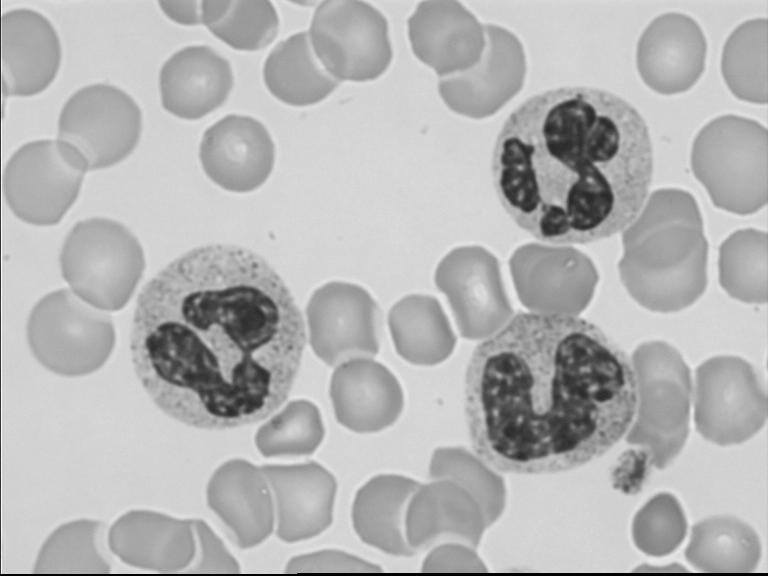
//> input picture images/pgm/Band5.pgm, 768 x 576 px
$ ./nucleus_segmentation ../images/pgm/Band5.pgm   (built with g++ and OpenCV 4)
//> lines starting //> are read from the running program, lines starting //| are printed output that depends on the picture; after the words box and inside, x2 and y2 are one past the last pixel; in counts of white or black regions, pixels touching at a corner belong together
/**
 * WBC Nucleus Semgmentation Routines
 * 04-Jun-2012
 * Murilo Adriano Vasconcelos <murilo@clever-lang.org>
 * Thiago da Silva Arruda <>
 */

#include <cv.h>
#include <cxcore.h>
#include <highgui.h>
#include <iostream>
#include <algorithm>
#include <cstdlib>
#include <vector>
#include "opencv2/imgproc/imgproc.hpp"

using namespace std;
using namespace cv;

typedef IplImage* ImageType;
typedef uint8_t PixelType;

const PixelType MAX_COLOR = 255;

/**
 * Returns a reference to the pixel (row, col) of the image
 */
PixelType& get_px(const ImageType image, int row, int col)
{
	int step = image->widthStep;
	PixelType& px = (PixelType&)(image->imageData[row * step + col]);

	return px;
}

void invert_colors(ImageType &image)
{
	int height = image->height;
	int width  = image->width;

	for (int i = 0; i < height; ++i) {
		for (int j = 0; j < width; ++j) {
			PixelType& val = get_px(image, i, j);
			val = MAX_COLOR - val;
		}
	}
}

void apply_watershed(Mat original_image, Mat image, Mat markerMask, Mat& wshed)
{

	Mat imgGray;
	Mat markers(markerMask.size(), CV_32S);

	vector< vector<Point> > contours;
    vector<Vec4i> hierarchy;

    findContours(markerMask, contours, hierarchy, CV_RETR_CCOMP,
		CV_CHAIN_APPROX_SIMPLE);

    markers = Scalar::all(0);

    cvtColor(markerMask, imgGray, CV_GRAY2BGR);

    int compCount = 0;
    for (int idx = 0; idx >= 0; idx = hierarchy[idx][0], compCount++) {
		drawContours(markers, contours, idx, Scalar::all(compCount+1),
			-1, 8, hierarchy, INT_MAX);
	}

	cvtColor(original_image, imgGray, CV_GRAY2BGR);

    vector<Vec3b> colorTab;
    for (int i = 0; i < 2; ++i) {
		PixelType b = theRNG().uniform(0, 255);
		PixelType g = theRNG().uniform(0, 255);
		PixelType r = theRNG().uniform(0, 255);

		colorTab.push_back(Vec3b(b, g, r));
	}

	double t = getTickCount();
	Mat nimg;

	cvtColor(image, nimg, CV_GRAY2BGR);

	watershed(nimg, markers);
	wshed = Mat(markerMask.size(), CV_8UC3);

	int back = markers.at<int>(1, 1);

	// paint the watershed image
	for (int i = 0; i < markers.rows; ++i) {
		for (int j = 0; j < markers.cols; ++j) {
			int idx = markers.at<int>(i, j);
			if (idx != back) {
				wshed.at<Vec3b>(i, j) = colorTab[1];
			}
		}
	}

	wshed = wshed * 0.5 + imgGray * 0.5;
}

/**
 * Performs the Scale-space Toggle Simplification
 */
ImageType scale_space_toggle_simplification(ImageType image, int k = 300)
{
	static int raw_element[] = {-2, -1, -2, -1, 0, -1, -2, -1, -2};

	// Create a 3x3 scaled (scale=2) structuring element
	IplConvKernel* element =
		cvCreateStructuringElementEx(3, 3, 1, 1,
			CV_SHAPE_CUSTOM,
			raw_element
		);

	ImageType psi1 = cvCreateImage(cvGetSize(image), IPL_DEPTH_8U, 1);
	ImageType psi2 = cvCreateImage(cvGetSize(image), IPL_DEPTH_8U, 1);


	// Psi1 is the image dilated k times by the element
	// similarly, psi2 is the image eroded k times by the structuring element
	cvDilate(image, psi1, element, k);
	cvErode(image, psi2, element, k);

	// This is where we store the resulting image
	ImageType result = cvCreateImage(cvGetSize(image), IPL_DEPTH_8U, 1);

	int height = image->height;
	int width  = image->width;


	// Eq. 5
	for (int i = 0; i < height; ++i) {
		for (int j = 0; j < width; ++j) {
			PixelType psi1_val  = get_px(psi1, i, j);
			PixelType psi2_val  = get_px(psi2, i, j);
			PixelType image_val = get_px(image, i, j);
			PixelType& res_val  = get_px(result, i, j);

			if (psi1_val - image_val < image_val - psi2_val) {
				res_val = psi1_val;
			}
			else if (psi1_val - image_val == image_val - psi2_val) {
				res_val = image_val;
			}
			else {
				res_val = psi2_val;
			}
		}
	}

	// Freeing resources
	cvReleaseImage(&psi1);
	cvReleaseImage(&psi2);
	cvReleaseStructuringElement(&element);

	return result;
}

void generate_external_seeds(ImageType& image)
{
	int height = image->height;
	int width  = image->width;

	int t = 5;
	for (int i = 0; i < height; ++i) {
		for (int k = 0; k < t; ++k) {
			get_px(image, i, k) = MAX_COLOR;
			get_px(image, i, width - k -1) = MAX_COLOR;
		}
	}

	for (int j = 0; j < width; ++j) {
		for (int k = 0; k < t; ++k){
			get_px(image, k, j) = MAX_COLOR;
			get_px(image, height - k -1, j) = MAX_COLOR;
		}
	}
}

/**
 * Main function to perform the WBC nucleus segmentation
 */
void wbc_nucleus_segmentation(const ImageType image, Mat& wshed)
{
	ImageType threshold_image =
		cvCreateImage(cvGetSize(image), IPL_DEPTH_8U, 1);

	ImageType gradient_image_8u =
		cvCreateImage(cvGetSize(image), IPL_DEPTH_8U, 1);

	ImageType threshold_without_holes
		= cvCreateImage(cvGetSize(image), IPL_DEPTH_8U, 1);

	ImageType mask_image
		= cvCreateImage(cvGetSize(image), IPL_DEPTH_8U, 1);

	ImageType smooth_image =
		cvCreateImage(cvGetSize(image), IPL_DEPTH_8U, 1);

	ImageType toggle_image;

	// Create a binary image, 'threshold_image', by thresholding;
	cvThreshold(image, threshold_image, 73, 255, THRESH_BINARY_INV);

	mask_image = cvCloneImage(threshold_image);

	// Find holes
	CvPoint seed_point = cvPoint(2, 2);

	cvFloodFill(mask_image, seed_point, cvScalarAll(255),
				cvScalarAll(0), cvScalarAll(0), NULL, 8, NULL);

	invert_colors(mask_image);

	// Remove holes
	cvAdd(mask_image, threshold_image, threshold_without_holes, NULL);

	// Create a 3x3 scaled (scale=2) structuring element
	IplConvKernel* element =
		cvCreateStructuringElementEx(7, 7, 3, 3, CV_SHAPE_RECT);

	cvMorphologyEx(threshold_without_holes, threshold_without_holes, NULL,
				element, MORPH_OPEN, 1);

	// Create a simplified image, simplified_image, applying the Scale-space
	//	Toggle Operator in 'threshold_image';
	toggle_image = scale_space_toggle_simplification(image);

	// compute an erosion on Is to discard small residues;
	cvDilate(toggle_image, toggle_image, NULL, 1);

	// compute the gradient from Is
	cvMorphologyEx(toggle_image, gradient_image_8u, NULL,
		NULL, MORPH_GRADIENT, 1);

	invert_colors(gradient_image_8u);

	generate_external_seeds(threshold_without_holes);

	cvNamedWindow("threshold_without_holes", 1);
	cvShowImage("threshold_without_holes", threshold_without_holes);
	cvMoveWindow("threshold_without_holes", 10, 40);

	cvNamedWindow("mask_image", 1);
	cvShowImage("mask_image", mask_image);
	cvMoveWindow("mask_image", 10, 40);

	cvNamedWindow("toggle_image", 1);
	cvShowImage("toggle_image", toggle_image);
	cvMoveWindow("toggle_image", 10, 40);

	cvNamedWindow("gradient_image", 1);
	cvShowImage("gradient_image", gradient_image_8u);
	cvMoveWindow("gradient_image", 10, 40);

	// 6: compute the watershed transform using Ib as markers
	apply_watershed(Mat(image), Mat(gradient_image_8u),
		Mat(threshold_without_holes), wshed);

	cvReleaseImage(&threshold_image);
	cvReleaseImage(&toggle_image);
	cvReleaseImage(&gradient_image_8u);
	cvReleaseImage(&threshold_without_holes);
	cvReleaseImage(&mask_image);
	cvReleaseImage(&smooth_image);
}


int main(int argc, char* argv[])
{
	if (argc != 2) {
		cerr << "Must pass the path for the image as first argument." << endl;
		return 1;
	}

	ImageType image = cvLoadImage(argv[1], 0);
//> image is the input picture: 576 rows x 768 cols, CV_8UC1; min 0, max 252, mean 180.8

	if (!image) {
		cerr << "The image " << argv[1] << " couldn't be loaded." << endl;
		return 2;
	}

	cvNamedWindow("Original", 1);
	cvShowImage("Original", image);
	cvMoveWindow("Original", 10, 40);

	Mat wshed;
	wbc_nucleus_segmentation(image, wshed);
//> in wbc_nucleus_segmentation, `cvThreshold(image, threshold_image, 73, 255, THRESH_BINARY_INV);`:
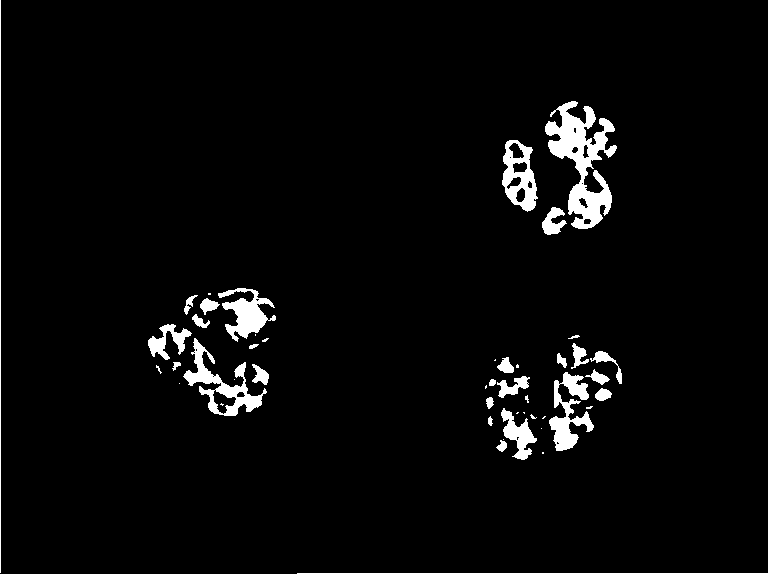
//> threshold_image: 576 rows x 768 cols, CV_8UC1; 3.8% white; 47 white regions (19 under 20 px), largest, box (x1, y1, x2, y2) and area: (545, 101, 617, 229) 3928, (0, 573, 768, 576) 2007, (183, 338, 267, 416) 1821
//> in wbc_nucleus_segmentation, `cvDilate(toggle_image, toggle_image, NULL, 1);`:
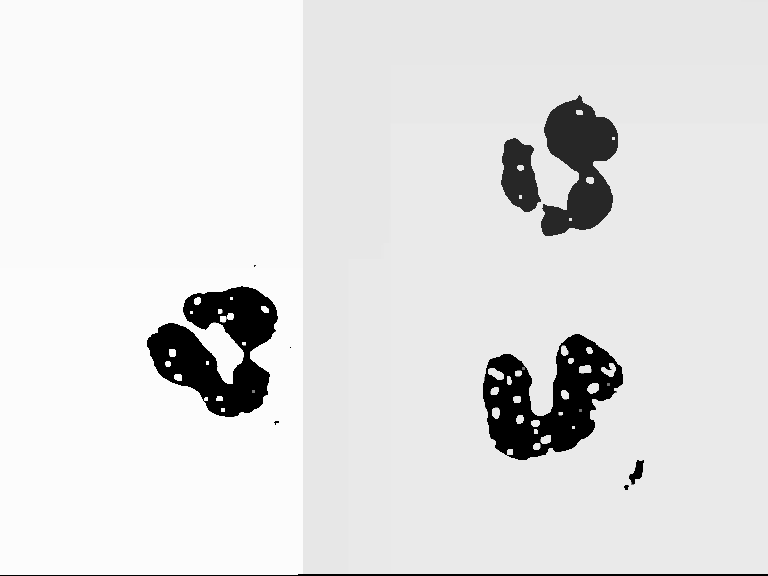
//> toggle_image: 576 rows x 768 cols, CV_8UC1; min 0, max 252, mean 225.5
//> after the loop in generate_external_seeds, `for (int i = 0; i < height; ++i)`:
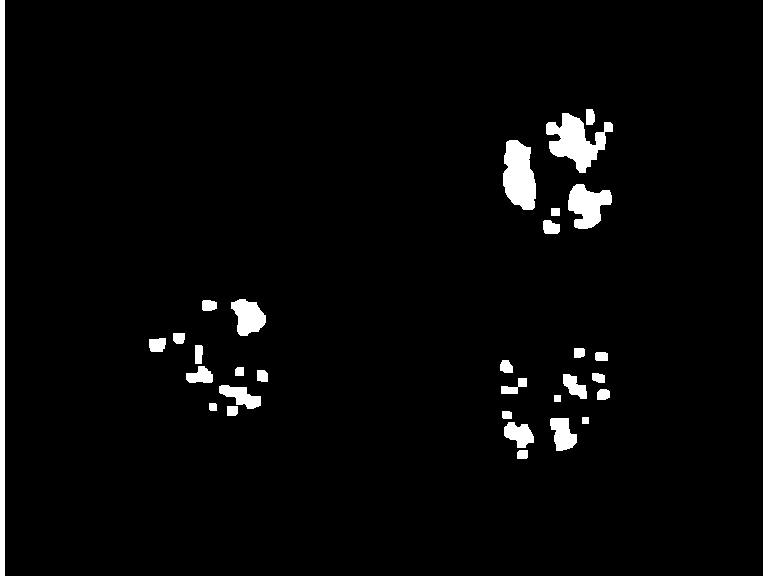
//> image: 576 rows x 768 cols, CV_8UC1; 3.7% white; 32 white regions, largest, box (x1, y1, x2, y2) and area: (0, 0, 5, 576) 2880, (763, 0, 768, 576) 2880, (546, 113, 613, 173) 1961
//> after the loop in generate_external_seeds, `for (int j = 0; j < width; ++j)`:
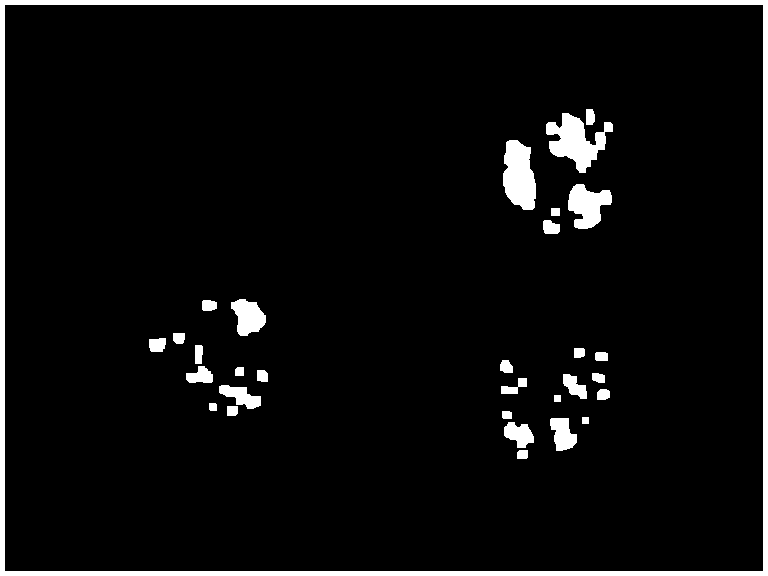
//> image: 576 rows x 768 cols, CV_8UC1; 5.4% white; 31 white regions
//> in apply_watershed, `findContours(markerMask, contours, hierarchy, CV_RETR_CCOMP, CV_CHAIN_..`: contours = 32 contours; largest, box (x1, y1, x2, y2) and area: (0, 0, 768, 576) 441025, (4, 4, 764, 572) 430351, (546, 113, 613, 173) 1822, (503, 140, 536, 210) 1682, (568, 184, 612, 229) 1172
//> after the loop in apply_watershed, `for (int idx = 0; idx >= 0; idx = hierarchy[idx][0], compCount++)`:
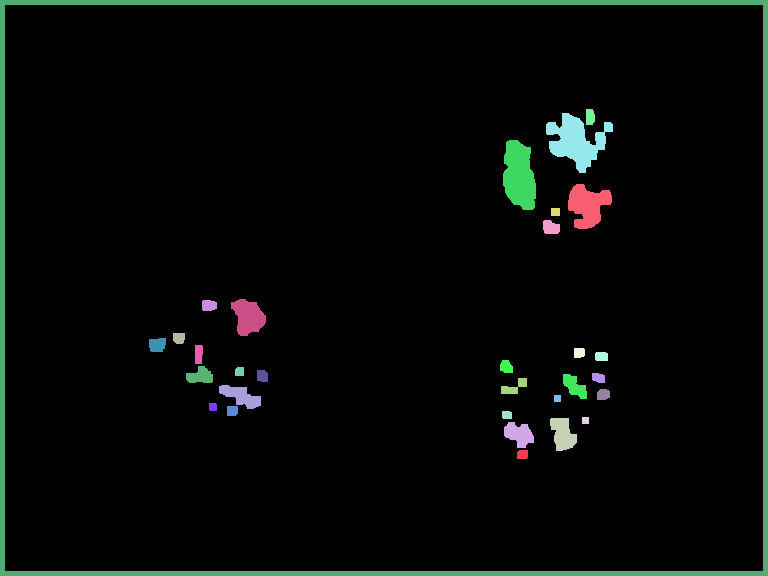
//> markers: 576 rows x 768 cols, CV_32SC1; 32 distinct labels, from 0 to 31; one colour per label, 0 black
//> after the loop in apply_watershed, `for (int idx = 0; idx >= 0; idx = hierarchy[idx][0], compCount++)`: compCount = 31
//> in apply_watershed, `watershed(nimg, markers);`:
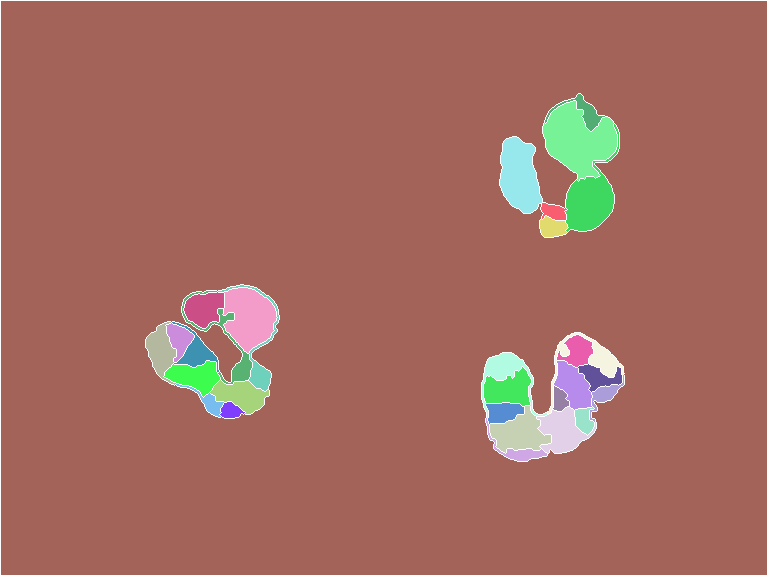
//> markers: 576 rows x 768 cols, CV_32SC1; 32 distinct labels, from -1 to 31; one colour per label, 0 black, -1 white
//> in apply_watershed, `wshed = wshed * 0.5 + imgGray * 0.5;`:
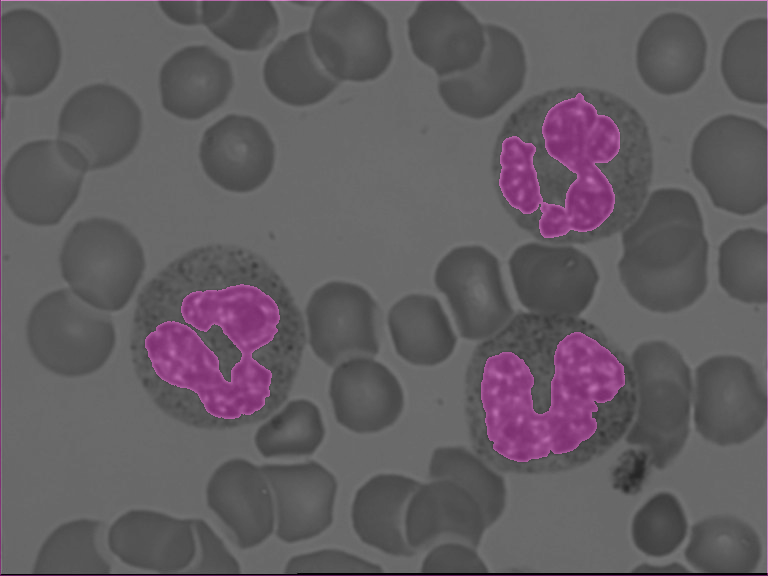
//> wshed: 576 rows x 768 cols, CV_8UC3; mean B, G, R 97.5, 92.5, 98.6

	IplImage result = wshed;
	cvNamedWindow("After Toggle and Gradient", 1);
	cvShowImage("After Toggle and Gradient", &result);
	cvMoveWindow("After Toggle and Gradient", 10, 40);

	cvWaitKey(-1);

	cvDestroyWindow("Original");
	cvDestroyWindow("After Toggle");
	cvReleaseImage(&image);

	return 0;
}

$ run again, on images/pgm/Metamyelocyte2.pgm
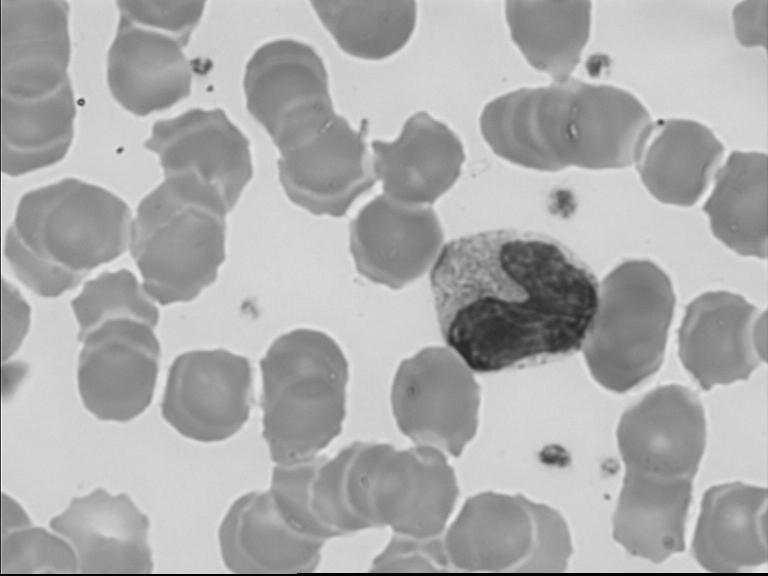
//> input picture images/pgm/Metamyelocyte2.pgm, 768 x 576 px
//> image is the input picture: 576 rows x 768 cols, CV_8UC1; min 0, max 251, mean 171.6
//> threshold_image: 576 rows x 768 cols, CV_8UC1; 2.1% white; 15 white regions (8 under 20 px), largest, box (x1, y1, x2, y2) and area: (449, 254, 596, 370) 6545, (0, 0, 768, 576) 2581, (503, 262, 508, 270) 28
//> mask_image: 576 rows x 768 cols, CV_8UC1; 99.9% white; 14 black regions (4 under 20 px), largest, box (x1, y1, x2, y2) and area: (462, 313, 478, 338) 168, (452, 323, 463, 342) 111, (493, 304, 504, 316) 75
//> toggle_image: 576 rows x 768 cols, CV_8UC1; min 0, max 251, mean 221.4
//> after the loop in generate_external_seeds, `for (int j = 0; j < width; ++j)`:
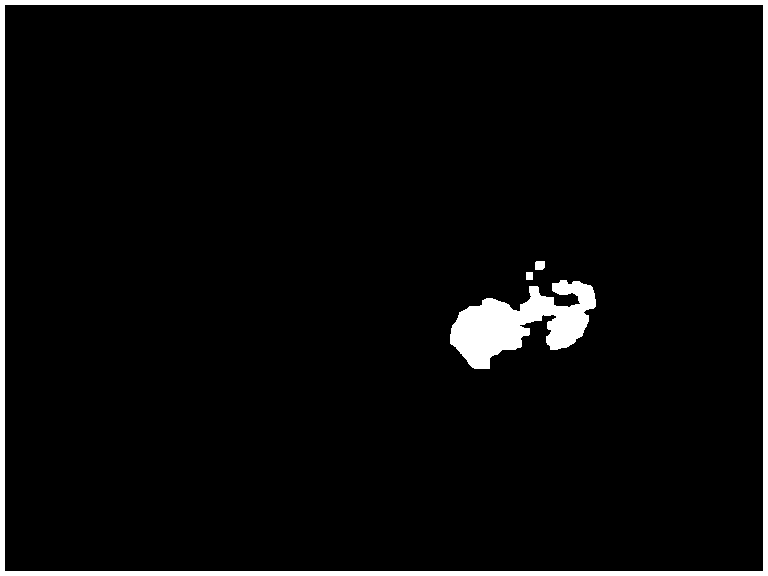
//> image: 576 rows x 768 cols, CV_8UC1; 4.5% white; 4 white regions
//> contours = 5 contours; box (x1, y1, x2, y2) and area: (0, 0, 768, 576) 441025, (4, 4, 764, 572) 430351, (450, 280, 596, 369) 6294, (535, 261, 545, 270) 70, (526, 272, 533, 280) 42
//> imgGray: 576 rows x 768 cols, CV_8UC3; 4.5% white; 4 white regions, box (x1, y1, x2, y2) and area: (0, 0, 768, 576) 13340, (450, 280, 596, 369) 6578, (535, 261, 545, 270) 86, (526, 272, 533, 280) 56
//> after the loop in apply_watershed, `for (int idx = 0; idx >= 0; idx = hierarchy[idx][0], compCount++)`: compCount = 4
//> in apply_watershed, `wshed = wshed * 0.5 + imgGray * 0.5;`:
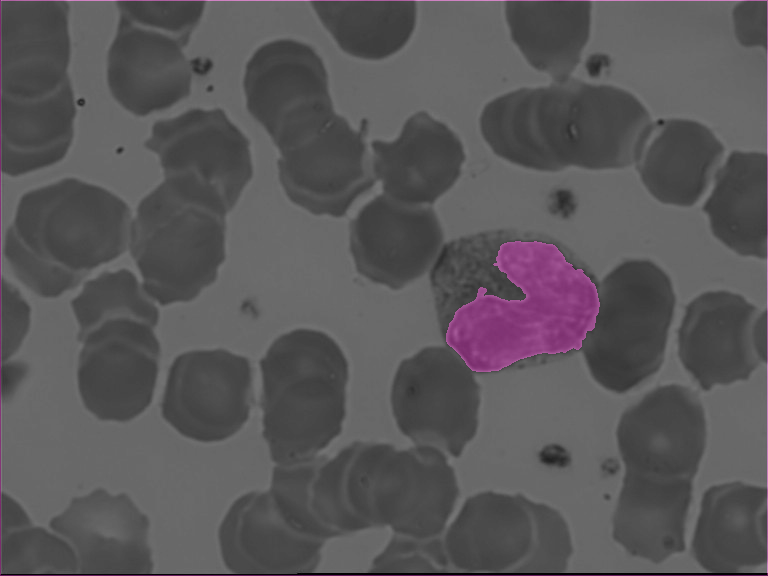
//> wshed: 576 rows x 768 cols, CV_8UC3; mean B, G, R 88.9, 86.7, 89.3
